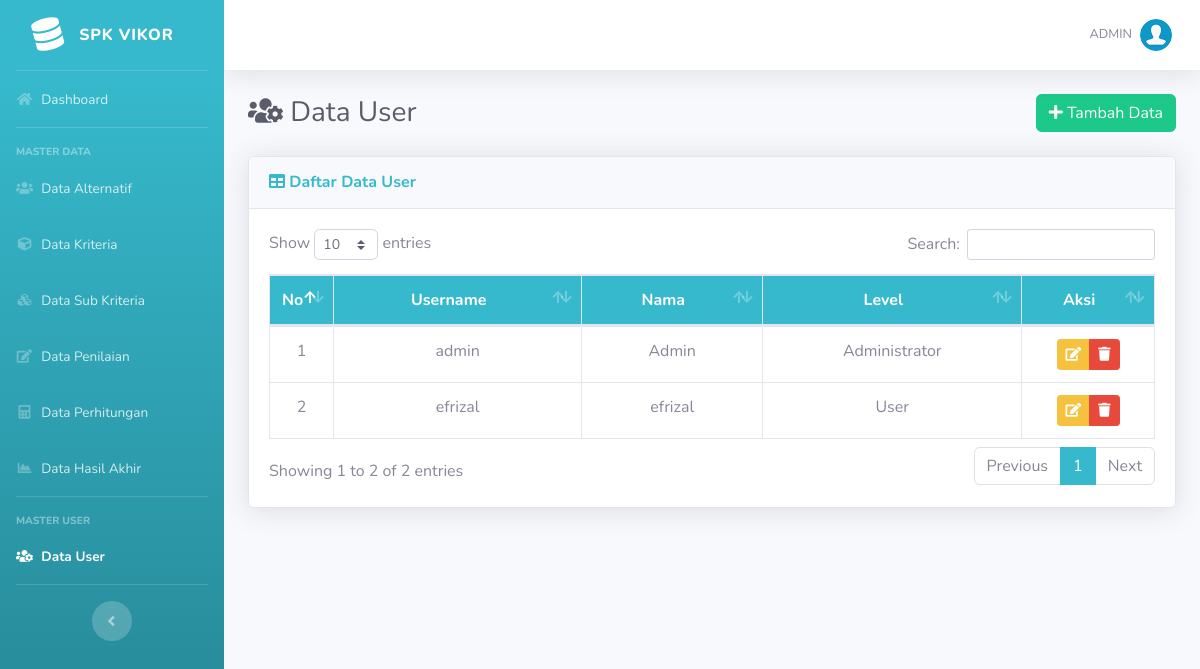
Screenshot of /list-user.php (signed in) with the database file from the repository.
### tables this page shows
CREATE TABLE `user` (
  `id_user` int(5) NOT NULL,
  `username` varchar(16) NOT NULL,
  `password` varchar(50) NOT NULL,
  `nama` varchar(70) NOT NULL,
  `email` varchar(50) DEFAULT NULL,
  `role` char(1) NOT NULL
);

### list-user.php (the view, shortened to what this page needs)
<?php require_once('includes/init.php'); ?>
<?php
require_once('template/header.php');
?>
<div class="d-sm-flex align-items-center justify-content-between mb-4">
    <h1 class="h3 mb-0 text-gray-800"><i class="fas fa-fw fa-users-cog"></i> Data User</h1>
    <a href="tambah-user.php" class="btn btn-success"> <i class="fa fa-plus"></i> Tambah Data </a>
</div>
<div class="card shadow mb-4">
    <div class="card-header py-3">
        <h6 class="m-0 font-weight-bold text-info"><i class="fa fa-table"></i> Daftar Data User</h6>
    </div>
    <div class="card-body">
		<div class="table-responsive">
			<table class="table table-bordered" id="dataTable" width="100%" cellspacing="0">
				<thead class="bg-info text-white">
					<tr align="center">
						<th width="5%">No</th>
						<th>Username</th>
						<th>Nama</th>
						<th>Level</th>
						<th width="15%">Aksi</th>
					</tr>
				</thead>
				<tbody>
				<?php
				$no=0;
				$query = mysqli_query($koneksi,"SELECT * FROM user");
				while($data = mysqli_fetch_array($query)):
				$no++;
				?>
					<tr align="center">
						<td><?php echo $no; ?></td>
						<td><?php echo $data['username']; ?></td>
						<td><?php echo $data['nama']; ?></td>
						<td>
						<?php
						if($data['role'] == 1) {
							echo 'Administrator';
						} elseif($data['role'] == 2) {
							echo 'User';
						}
						?>
						</td>
						<td>
							<div class="btn-group" role="group">
								<a data-toggle="tooltip" data-placement="bottom" title="Edit Data" href="edit-user.php?id=<?php echo $data['id_user']; ?>" class="btn btn-warning btn-sm"><i class="fa fa-edit"></i></a>
								<a  data-toggle="tooltip" data-placement="bottom" title="Hapus Data" href="hapus-user.php?id=<?php echo $data['id_user']; ?>" onclick="return confirm ('Apakah anda yakin untuk meghapus data ini')" class="btn btn-danger btn-sm"><i class="fa fa-trash"></i></a>
							</div>
						</td>
					</tr>
				<?php endwhile; ?>
				</tbody>
			</table>
		</div>
	</div>
</div>
<?php
require_once('template/footer.php');
?>

### rows the page displays
user: username "admin", nama "Admin", role "Administrator"
user: username "efrizal", nama "efrizal", role "User"

### other values shown
$_SESSION['username'] "ADMIN"
